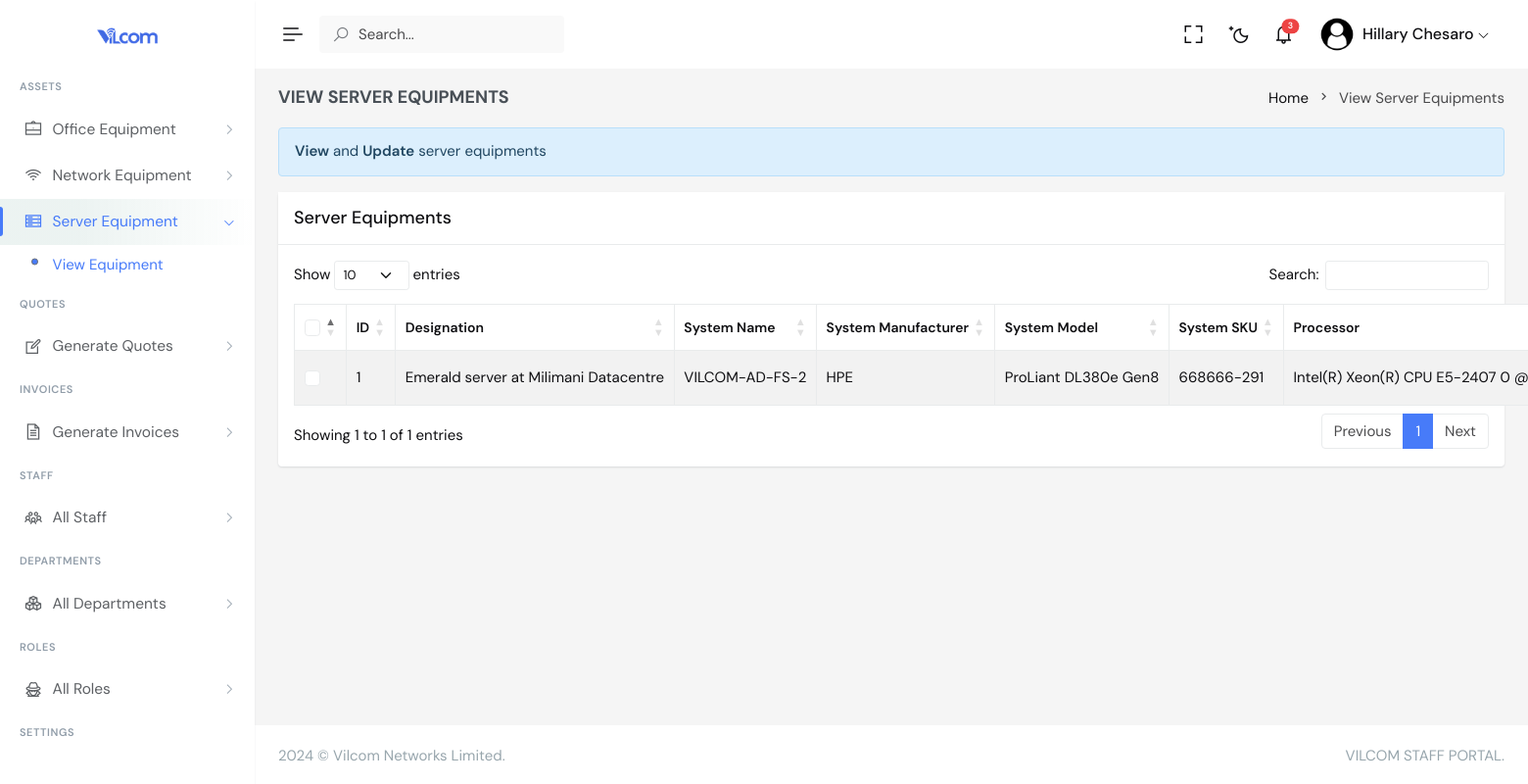
The app's page /management/view_server_equipment.php (signed in) with its own data.
### tables this page shows
CREATE TABLE IF NOT EXISTS `server` (
  `server_id` int NOT NULL AUTO_INCREMENT,
  `designation` text,
  `system_name` text,
  `system_manufacturer` text,
  `system_model` text,
  `system_sku` text,
  `processor` text,
  `baseboard_product` text,
  `installed_ram` text,
  `storage_medium` text,
  `serial_number` text,
  `charger` text,
  `date_issued` date DEFAULT NULL,
  `date_of_purchase` date DEFAULT NULL,
  `depreciation_rate` decimal(19,2) DEFAULT NULL,
  `current_value` decimal(19,2) DEFAULT NULL,
  `purchase_cost` decimal(19,2) DEFAULT NULL,
  `origin` varchar(30) DEFAULT NULL,
  `category_id` int NOT NULL,
  `updated_at` timestamp NULL DEFAULT CURRENT_TIMESTAMP,
  PRIMARY KEY (`server_id`),
  KEY `category_has_server` (`category_id`)
);

### api/MySql.php (called while the page is built, shortened)
<?php
class MySql {
    protected $host = DB_HOST;
    protected $user = DB_USER;
    protected $pass = DB_PASSWORD;
    protected $dbName = DB_NAME;
    protected $sql;
    protected $converterUtf8 = true;
    protected $uppercase = false;
    protected $connection;
    private function connect(): bool {
        try {
            $this->connection = new PDO("mysql:host={$this->host};dbname={$this->dbName}", $this->user, $this->pass);
            return true;
        } catch (PDOException $e) {
            echo "Error: " . $e->getMessage() . "<br/>";
            die();
        }
    }
    public function setSqlScript(string $sql, bool $complementation = false): void {
        $patterns = [
            "/''/", "/' '/", "/\" \"/", "/\"\"/",
            "/\"null\"/", "/\"NULL\"/", "/'null'/", "/'NULL'/",
            "/,[ \t\n\r\f\v]*,/", "/,,/", "/, ,/", "/=[ \t\n\r\f\v]*,/"
        ];
        $sql = preg_replace($patterns, "null", $sql);
        if ($complementation) {
            $this->sql .= $sql . "; \n";
        } else {
            $this->sql = $sql;
        }
    }
    public function select(string $sql): array {
        $pdo = $this->connection;
        $db = $pdo->prepare($this->sql);
        $result = $db->execute();
        if ($result) {
            $data = $db->fetchAll(PDO::FETCH_ASSOC);
            $return = [];
            foreach ($data as $key => $reg) {
                foreach ($reg as $campo => $val) {
                    $val = $this->converterUtf8 ? mb_convert_encoding($val, 'UTF-8', 'UTF-8') : $val;
                    $return[$key][$campo] = $this->uppercase ? strtoupper($val) : $val;
                }
            }
            return $return;
        } else {
            $this->error = $db->errorInfo();
            $this->error['sql'] = $this->sql;
            die($this->getErros());
        }
    }
}
?>

### management/view_server_equipment.php (the view, shortened to what this page needs)
<?php
 include "header.php";
 $selectQuery="SELECT * FROM server";
 $dbSelect=$db->select($selectQuery);
?>
        <div class="main-content">
            <div class="page-content">
                <div class="container-fluid">
                    <div class="row">
                        <div class="col-12">
                            <div class="page-title-box d-sm-flex align-items-center justify-content-between">
                                <h4 class="mb-sm-0">VIEW SERVER EQUIPMENTS</h4>
                                <div class="page-title-right">
                                    <ol class="breadcrumb m-0">
                                        <li class="breadcrumb-item"><a href="javascript: void(0);">Home</a></li>
                                        <li class="breadcrumb-item active">View Server Equipments</li>
                                    </ol>
                                </div>
                            </div>
                        </div>
                    </div>
                    <div class="alert alert-info" role="alert">
                        <strong>View</strong> and <b>Update</b> server equipments
                    </div>
                    <div class="row">
                        <div class="col-lg-12">
                            <div class="card">
                                <div class="card-header">
                                    <h5 class="card-title mb-0">Server Equipments</h5>
                                </div>
                                <div class="card-body">
                                    <table id="example" class="table table-bordered dt-responsive nowrap table-striped align-middle" style="width:100%">
                                        <thead>
                                            <tr>
                                                <th scope="col" style="width: 10px;">
                                                    <div class="form-check">
                                                        <input class="form-check-input fs-15" type="checkbox" id="checkAll" value="option">
                                                    </div>
                                                </th>
                                                <th data-ordering="false">ID</th>
                                                <th data-ordering="false">Designation</th>
                                                <th data-ordering="false">System Name</th>
                                                <th data-ordering="false">System Manufacturer</th>
                                                <th data-ordering="false">System Model</th>
                                                <th>System SKU</th>
                                                <th>Processor</th>
                                            </tr>
                                        </thead>
                                        <tbody>
                                            <?php
                                            if(count($dbSelect)){
                                                foreach($dbSelect as $row){
                                            ?>
                                            <tr>
                                                <th scope="row">
                                                    <div class="form-check">
                                                        <input class="form-check-input fs-15" type="checkbox" name="checkAll" value="option1">
                                                    </div>
                                                </th>
                                                <td><?php echo $row['server_id'];?></td>
                                                <td><?php echo $row['designation'];?></td>
                                                <td><?php echo $row['system_name'];?></td>
                                                <td><?php echo $row['system_manufacturer'];?></td>
                                                <td><?php echo $row['system_model'];?></td>
                                                <td><?php echo $row['system_sku'];?></td>
                                                <td><?php echo $row['processor'];?></td>
                                            </tr>
                                            <?php
                          }
                      }
                      else
                      {
                          echo "Oops :( No Data Found";
                      }
                      ?>
                                        </tbody>
                                    </table>
                                </div>
                            </div>
                        </div>
                    </div>
                </div>
            </div>
            <?php
            include "footer.php";
            ?>

### records on screen
server: server_id "1", designation "Emerald server at Milimani Datacentre", system_name "VILCOM-AD-FS-2", system_manufacturer "HPE", system_model "ProLiant DL380e Gen8", system_sku "668666-291", processor "Intel(R) Xeon(R) CPU E5-2407 0 @…"

### other values on screen
$un1 "Hillary"
$un2 "Chesaro"
